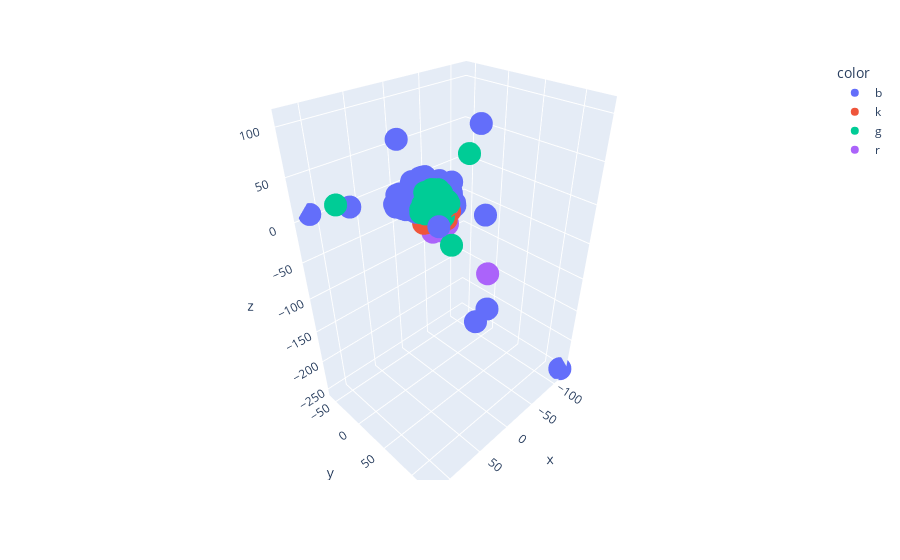

Write notebook code for a chart like this one.
### Code cell
# plot using tsne 
X_embedded  = TSNE(n_components=3, perplexity=10,random_state=24).fit_transform( X )
colors = np.array([x for x in 'bgrcmykbgrcmykbgrcmykbgrcmyk'])
fig = px.scatter_3d(x=X_embedded [:,0],y=X_embedded [:,1],z=X_embedded [:,2],color=colors[dbscan_clustering.labels_])
fig.show()
